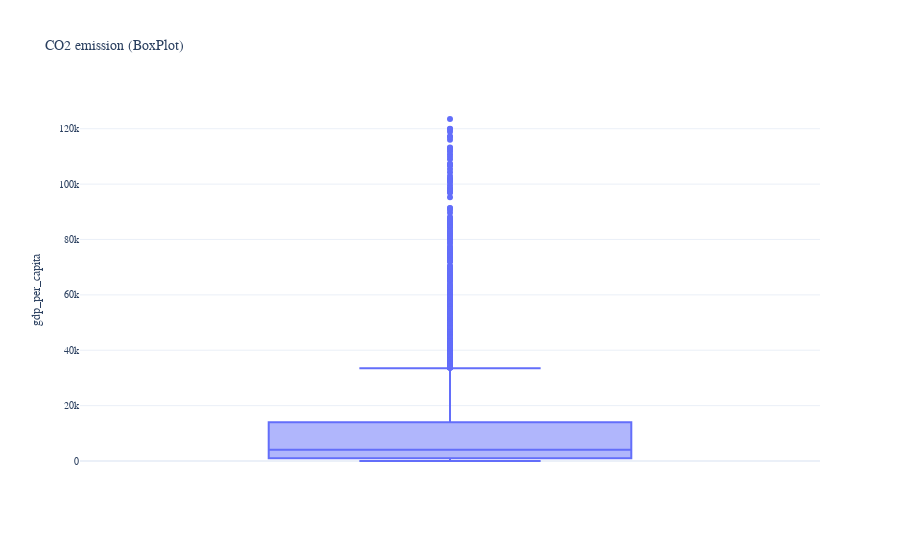

Notebook cell for this chart:
### Code cell
# Create the box plot using Plotly Express for 'CO2'
fig1 = px.box(energy_data['gdp_per_capita'], y='gdp_per_capita', template='plotly_white', title='CO2 emission (BoxPlot)')
# Customize the layout of the box plot
fig1.update_layout(font=dict(size=10, family="Franklin Gothic"))
# Display the box plot
fig1.show()

### Figure 1 — Plotly figure (JSON) as saved in the notebook; plotly's stock layout.template omitted (floating-point values rounded to 4 significant figures; data arrays with more than 128 entries replaced by an {"elided": "..."} marker saying what was removed)
{"data": [{"alignmentgroup": "True", "hovertemplate": "gdp_per_capita=%{y}<extra></extra>", "legendgroup": "", "marker": {"color": "#636efa"}, "name": "", "notched": false, "offsetgroup": "", "orientation": "v", "showlegend": false, "x0": " ", "xaxis": "x", "y": {"elided": "3654 float values"}, "y0": " ", "yaxis": "y", "type": "box"}], "layout": {"xaxis": {"anchor": "y", "domain": [0.0, 1.0]}, "yaxis": {"anchor": "x", "domain": [0.0, 1.0], "title": {"text": "gdp_per_capita"}}, "legend": {"tracegroupgap": 0}, "title": {"text": "CO2 emission (BoxPlot)"}, "boxmode": "group", "font": {"size": 10, "family": "Franklin Gothic"}}}
